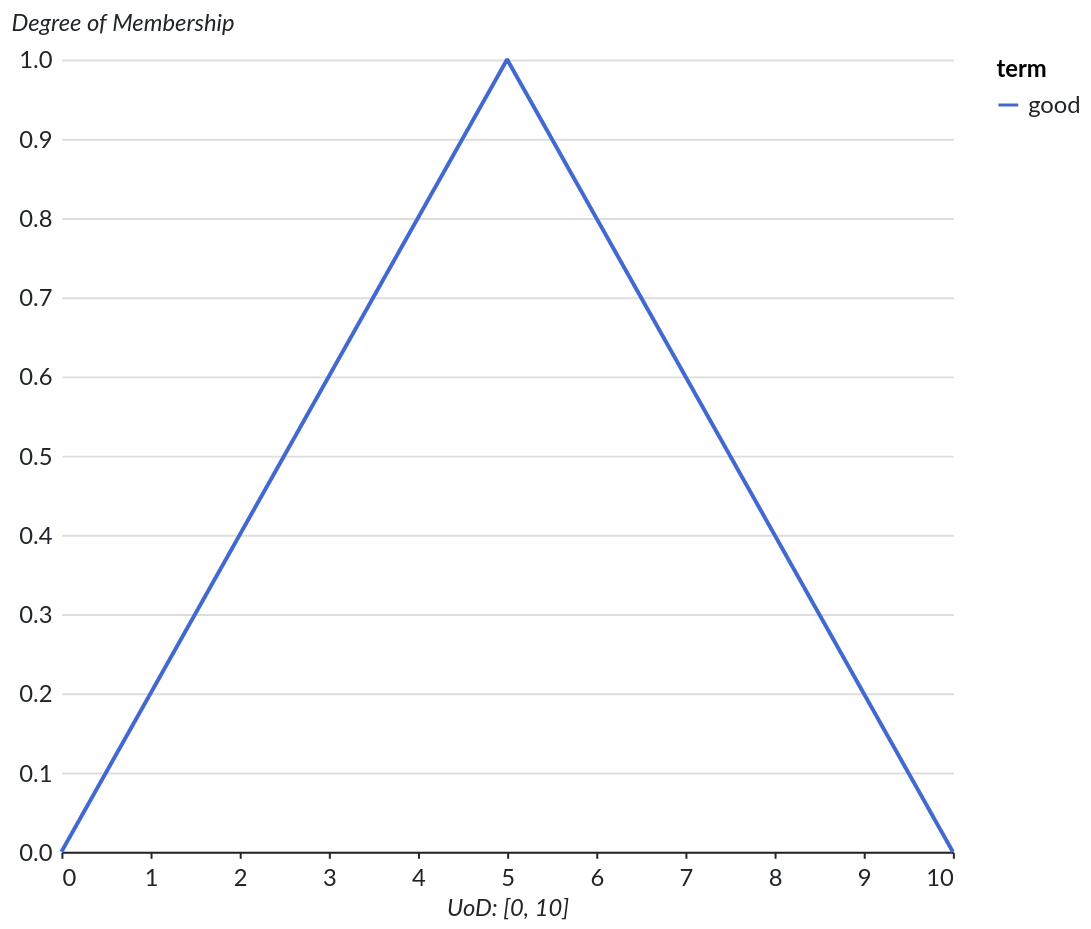

The notebook cell this image was saved under:
### Markdown cell above
### Triangular

### Code cell
plot_fuzzy_set(
    mf=MFTriangular(a=0, b=5, c=10),
    term="good",
    uod=(0, 10),
)

### Figure 1 — Vega-Lite specification as saved in the notebook (floating-point values rounded to 4 significant figures; data arrays with more than 128 entries replaced by an {"elided": "..."} marker saying what was removed)
{"background": "#ffffff", "config": {"title": {"anchor": "start", "font": "Lato", "color": "#212529", "fontSize": 20, "fontStyle": "normal", "subtitleFontSize": 16, "subtitleColor": "#212529", "fontWeight": 700, "subtitleFontWeight": 400, "subtitleFontStyle": "italic", "dy": -20}, "legend": {"labelFont": "Lato", "labelFontSize": 12, "labelColor": "#212529", "padding": 0, "titleFontSize": 12, "titleFont": "Lato", "titleAnchor": "start", "titleFontWeight": 700}, "axis": {"titleFontSize": 12, "titleFontStyle": "italic", "titleFontWeight": 400, "titleFont": "Lato", "titleColor": "#212529", "labelFontSize": 12, "labelFont": "Lato", "labelColor": "#212529", "labelFontWeight": 400, "labelPadding": 5}, "axisY": {"domain": false, "grid": true, "grid_color": "#dee2e6", "gridWidth": 1, "ticks": false, "titleAngle": 0, "titleAlign": "left", "titleY": -12}, "axisX": {"domain": true, "domainColor": "#212529", "domainWidth": 1, "grid": false, "labelAngle": 0, "ticks": true, "tickColor": "#212529", "tickSize": 3}, "facet": {"spacing": 50}, "headerColumn": {"title": null, "titleFontSize": 14, "titleFontWeight": 700, "titleFont": "Lato", "labelAnchor": "middle", "labelFontSize": 12, "labelFontWeight": 700, "labelFont": "Lato"}, "headerRow": {"labelFont": "Lato", "labelFontSize": 12, "labelAngle": 0, "labelAlign": "left", "labelAnchor": "middle", "labelFontWeight": 700, "labelPadding": 25, "titleFont": "Lato", "titleFontSize": 14, "titleFontWeight": 700, "titleAngle": 0, "orient": "left", "title": null}, "area": {"fill": "#b6377a"}, "circle": {"fill": "#b6377a"}, "line": {"stroke": "#b6377a"}, "rule": {"stroke": "#212529"}, "path": {"stroke": "#b6377a"}, "point": {"stroke": "#b6377a"}, "rect": {"fill": "#b6377a"}, "shape": {"stroke": "#b6377a"}, "symbol": {"fill": "#b6377a"}, "bar": {"fill": "#b6377a"}, "view": {"stroke": "transparent"}, "range": {"category": {"scheme": "observable10"}, "diverging": {"scheme": "spectral"}, "heatmap": {"scheme": "magma"}, "ramp": {"scheme": "cividis"}, "ordinal": {"scheme": "lighttealblue"}}}, "data": {"name": "data-2a3fbb43c6e67e110f2acd8618c5af25"}, "mark": {"type": "line"}, "encoding": {"color": {"field": "term", "type": "nominal"}, "x": {"field": "x", "title": "UoD: [0, 10]", "type": "quantitative"}, "y": {"field": "membership", "title": "Degree of Membership", "type": "quantitative"}}, "height": 400, "width": 450, "$schema": "https://vega.github.io/schema/vega-lite/v6.1.0.json", "datasets": {"data-2a3fbb43c6e67e110f2acd8618c5af25": {"elided": "1000 records"}}}
